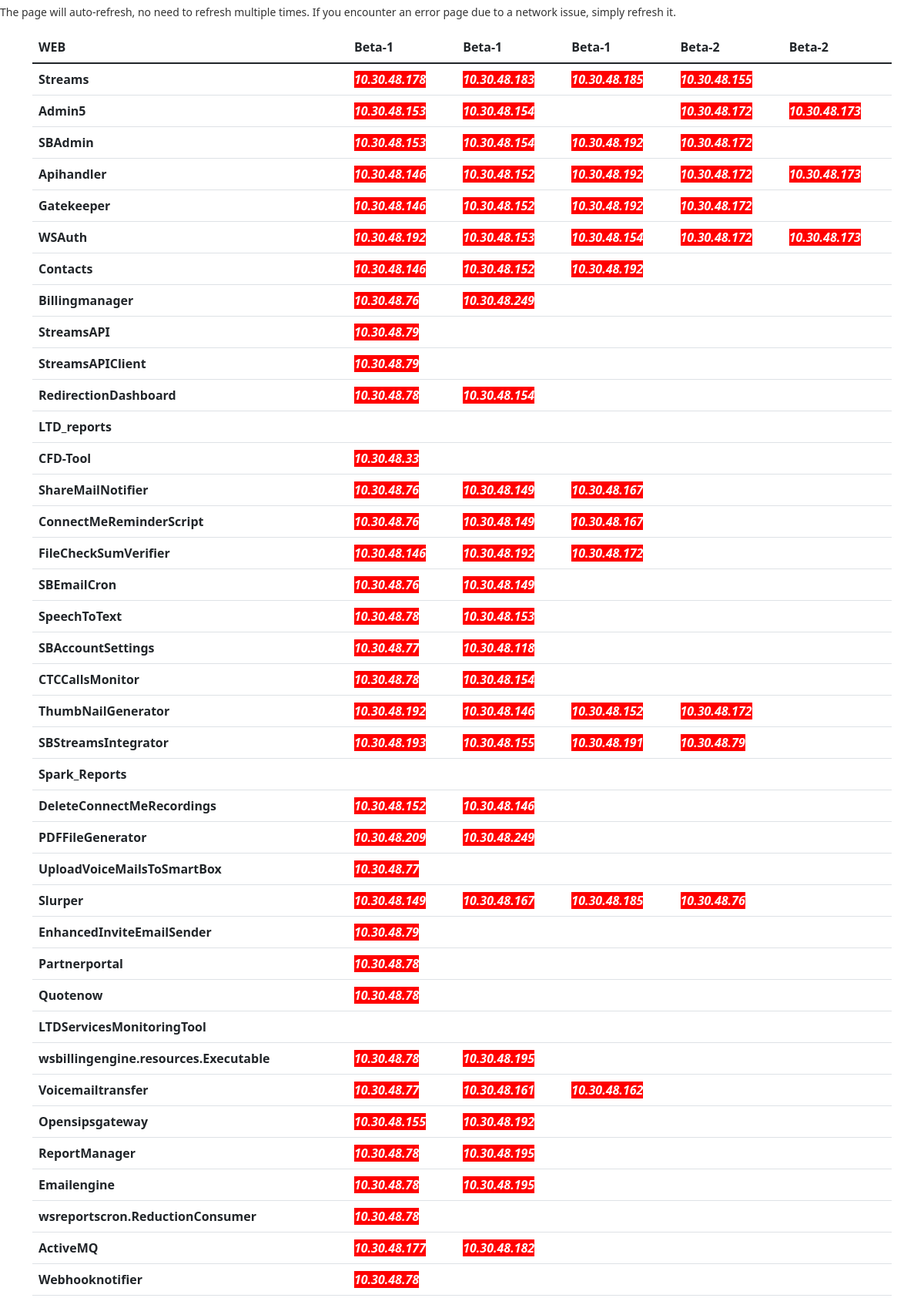
/web, run on the app's committed database.
### Home/models.py (models this page shows, shortened)
class WebBeta1(models.Model):
    service_name = models.CharField(max_length=200)
    ip1 = models.CharField(max_length=200,blank=True)
    ip2 = models.CharField(max_length=200,blank=True)
    ip3 = models.CharField(max_length=200,blank=True)
    ip4 = models.CharField(max_length=200,blank=True)
    ip5 = models.CharField(max_length=200,blank=True)

### Home/views.py (the view)
# urls.py: path("web", views.web, name='web' ),
def web(request):
    print("+++++++++++++++++WEB REQUEST+++++++++++++++++++++++++++++++++++++++++++++++++++++")
    WebB1 = WebBeta1.objects.all().values()
    i = 0
    data = []
    for row in WebB1:
        while i < len(WebB1):
            tmp = list((WebB1[i]).values())
            i = i + 1
            data.append(tmp)
    counter1 = 0    #  number of object /service in WebB1
    service_status = []
    service_status_ip = []
    service_status_name = []
    for x in data:
        while counter1 < len(data):
            service_name = data[counter1][1]
            service_ip = data[counter1][2:]
            counter1 = counter1 + 1
            if (service_ip[0] != '' ):
                serviceurl1 = UrlReturn(service_name, service_ip[0])
                res1 = webnagios(serviceurl1)
            else:
                res1 = 'Absent'
            if (service_ip[1] != '' ):
                serviceurl2 = UrlReturn(service_name, service_ip[1])
                res2 = webnagios(serviceurl2)
            else:
                res2 = 'Absent'
            if (service_ip[2] != '' ):
                serviceurl3 = UrlReturn(service_name, service_ip[2])
                res3 = webnagios(serviceurl3)
            else:
                res3 = 'Absent'
            if (service_ip[3] != '' ):
                serviceurl4 = UrlReturn(service_name, service_ip[3])
                res4 = webnagios(serviceurl4)
            else:
                res4 = 'no'
            if (service_ip[4] != '' ):
                serviceurl5 = UrlReturn(service_name, service_ip[4])
                res5 = webnagios(serviceurl5)
            else:
                res5 = 'no'
            service_status.append(res1)
            service_status_ip.append(service_ip[0])
            service_status_name.append(service_name)
            service_status.append(res2)
            service_status_ip.append(service_ip[1])
            service_status_name.append(service_name)
            service_status.append(res3)
            service_status_ip.append(service_ip[2])
            service_status_name.append(service_name)
            service_status.append(res4)
            service_status_ip.append(service_ip[3])
            service_status_name.append(service_name)
            service_status.append(res5)
            service_status_ip.append(service_ip[4])
            service_status_name.append(service_name)
    op =  zip(service_status_name, service_status_ip, service_status)
    print(op)
    cc = list(op)
    lengthofservice = len(WebB1)
    finalpass = np.reshape(cc,(lengthofservice,5,3))
    context = {
        'data':data,
        'service_status':service_status,
        'service_status_ip':service_status_ip,
        'service_status_name':service_status_name,
        'WebB1':WebB1,
        'aaaa' : op,
        'finalpass' : finalpass,
    }
    return render(request, 'web.html',context)

### Home/views.py (called while the page is built)
def webnagios(passing_url):
    try:
        request_url = passing_url
        username = 'nagiosadmin'
        password = 'Nagios@beta'
        session = requests.Session()
        request = session.get(request_url, auth=HTTPBasicAuth(username, password), verify=False)
        request.raise_for_status()  # Raise an exception for 4xx and 5xx status codes
        data_json = json.loads(request.text)
        plugin_output = data_json['data']['service']['plugin_output']
        sub_str = "OK"
        sub_str1 = "ok"
        if (plugin_output.lower().find(sub_str.lower()) != -1) or (plugin_output.lower().find(sub_str1.lower()) != -1):
            return "Running"
        else:
            return "Not Running"
    except RequestException as e:
        return f"Error: {e}"
    except (KeyError, json.JSONDecodeError) as e:
        return f"Error parsing JSON response: {e}"

def UrlReturn(service_name,instance_ip):
    return("http://nagios.beta-wspbx.com/nagios/cgi-bin/statusjson.cgi?query=service&hostname=" + instance_ip + "&servicedescription=" + service_name)

### Home/templates/web.html (shortened to what this page needs)
{% extends 'base1.html' %}
{% block body %}
<div class='container'>
  <table class="table">
    <thead class="thead-dark">
      <tr>
        <th scope="col">WEB</th>
        <th scope="col">Beta-1</th>
        <th scope="col">Beta-1</th>
        <th scope="col">Beta-1</th>
        <th scope="col">Beta-2</th>
        <th scope="col">Beta-2</th>
      </tr>
    </thead>
    <tbody>
      {% for opp in finalpass %}
      <tr>
        <th scope="row">{{opp.0.0}}</th>
          {% for i in opp %}
              <td>
                {% if i.2 == 'Running'%}
                <div class="ser_run">{{ i.1 }} </div>
                {% else %}
                <div class="ser_nrun">{{ i.1 }} </div>
                {% endif %}
              </td>
          {% endfor %}
        </tr>
        {% endfor %}
    </tbody>
  </table>
</div>
{% endblock body %}

### data on the page
WebBeta1: service_name "Streams", i "10.30.48.178" "10.30.48.183" "10.30.48.185" "10.30.48.155"
WebBeta1: service_name "Admin5", i "10.30.48.153" "10.30.48.154" "10.30.48.172" "10.30.48.173"
WebBeta1: service_name "SBAdmin", i "10.30.48.153" "10.30.48.154" "10.30.48.192" "10.30.48.172"
WebBeta1: service_name "Apihandler", i "10.30.48.146" "10.30.48.152" "10.30.48.192" "10.30.48.172" "10.30.48.173"
WebBeta1: service_name "Gatekeeper", i "10.30.48.146" "10.30.48.152" "10.30.48.192" "10.30.48.172"
WebBeta1: service_name "WSAuth", i "10.30.48.192" "10.30.48.153" "10.30.48.154" "10.30.48.172" "10.30.48.173"
WebBeta1: service_name "Contacts", i "10.30.48.146" "10.30.48.152" "10.30.48.192"
WebBeta1: service_name "Billingmanager", i "10.30.48.76" "10.30.48.249"
WebBeta1: service_name "StreamsAPI", i "10.30.48.79"
WebBeta1: service_name "StreamsAPIClient", i "10.30.48.79"
WebBeta1: service_name "RedirectionDashboard", i "10.30.48.78" "10.30.48.154"
WebBeta1: service_name "LTD_reports"
WebBeta1: service_name "CFD-Tool", i "10.30.48.33"
WebBeta1: service_name "ShareMailNotifier", i "10.30.48.76" "10.30.48.149" "10.30.48.167"
WebBeta1: service_name "ConnectMeReminderScript", i "10.30.48.76" "10.30.48.149" "10.30.48.167"
WebBeta1: service_name "FileCheckSumVerifier", i "10.30.48.146" "10.30.48.192" "10.30.48.172"
WebBeta1: service_name "SBEmailCron", i "10.30.48.76" "10.30.48.149"
WebBeta1: service_name "SpeechToText", i "10.30.48.78" "10.30.48.153"
WebBeta1: service_name "SBAccountSettings", i "10.30.48.77" "10.30.48.118"
WebBeta1: service_name "CTCCallsMonitor", i "10.30.48.78" "10.30.48.154"
WebBeta1: service_name "ThumbNailGenerator", i "10.30.48.192" "10.30.48.146" "10.30.48.152" "10.30.48.172"
WebBeta1: service_name "SBStreamsIntegrator", i "10.30.48.193" "10.30.48.155" "10.30.48.191" "10.30.48.79"
WebBeta1: service_name "Spark_Reports"
WebBeta1: service_name "DeleteConnectMeRecordings", i "10.30.48.152" "10.30.48.146"
WebBeta1: service_name "PDFFileGenerator", i "10.30.48.209" "10.30.48.249"
WebBeta1: service_name "UploadVoiceMailsToSmartBox", i "10.30.48.77"
WebBeta1: service_name "Slurper", i "10.30.48.149" "10.30.48.167" "10.30.48.185" "10.30.48.76"
WebBeta1: service_name "EnhancedInviteEmailSender", i "10.30.48.79"
WebBeta1: service_name "Partnerportal", i "10.30.48.78"
WebBeta1: service_name "Quotenow", i "10.30.48.78"
WebBeta1: service_name "LTDServicesMonitoringTool"
WebBeta1: service_name "wsbillingengine.resources.Executable", i "10.30.48.78" "10.30.48.195"
WebBeta1: service_name "Voicemailtransfer", i "10.30.48.77" "10.30.48.161" "10.30.48.162"
WebBeta1: service_name "Opensipsgateway", i "10.30.48.155" "10.30.48.192"
WebBeta1: service_name "ReportManager", i "10.30.48.78" "10.30.48.195"
WebBeta1: service_name "Emailengine", i "10.30.48.78" "10.30.48.195"
WebBeta1: service_name "wsreportscron.ReductionConsumer", i "10.30.48.78"
WebBeta1: service_name "ActiveMQ", i "10.30.48.177" "10.30.48.182"
WebBeta1: service_name "Webhooknotifier", i "10.30.48.78"
